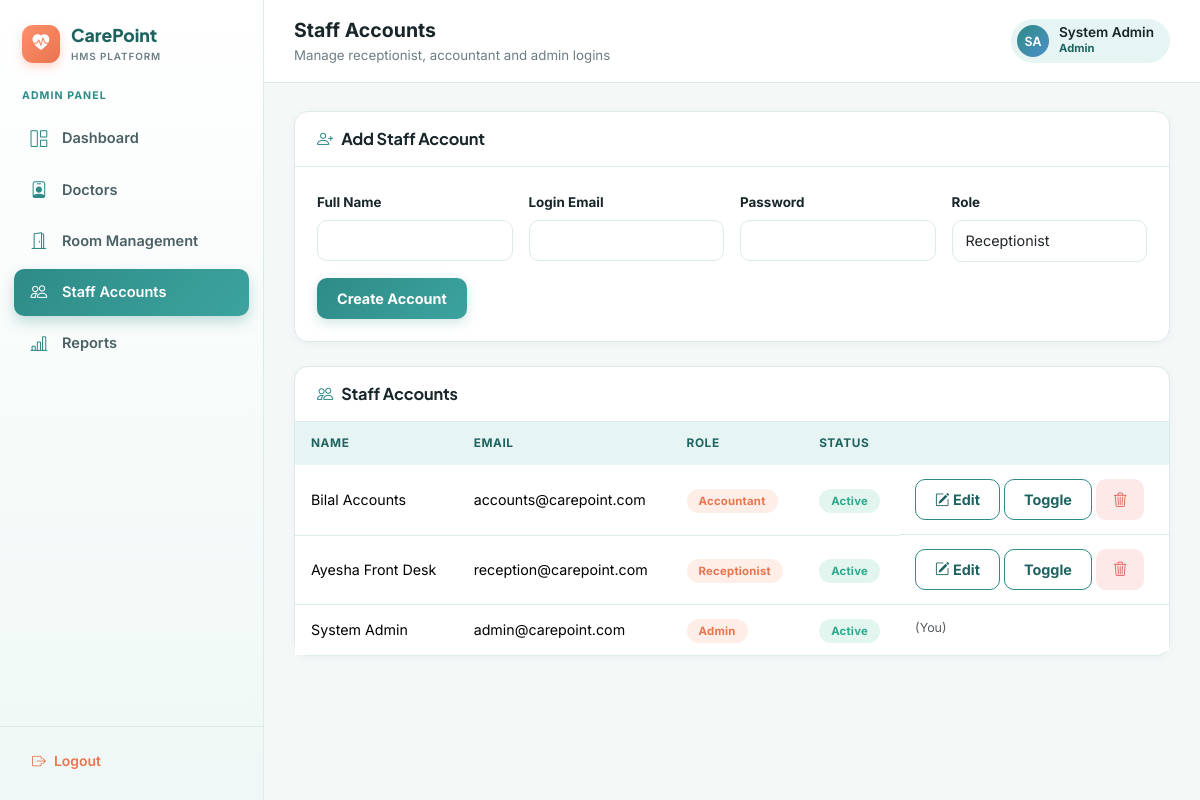
The page /admin/users.php (signed in) on the database its author committed.
### tables this page shows
CREATE TABLE users (
    id INT AUTO_INCREMENT PRIMARY KEY,
    name VARCHAR(100) NOT NULL,
    email VARCHAR(120) NOT NULL UNIQUE,
    password VARCHAR(255) NOT NULL,
    role ENUM('admin','doctor','receptionist','accountant') NOT NULL,
    status ENUM('active','inactive') DEFAULT 'active',
    created_at TIMESTAMP DEFAULT CURRENT_TIMESTAMP
);

### includes/auth.php (called while the page is built, shortened)
<?php
function e(?string $value): string {
    return htmlspecialchars($value ?? '', ENT_QUOTES, 'UTF-8');
}

### admin/users.php (the view, shortened to what this page needs)
<?php
require_once __DIR__ . '/../includes/auth.php';
$editUser = null;
$staff = $pdo->query("SELECT * FROM users WHERE role != 'doctor' ORDER BY id DESC")->fetchAll();
require __DIR__ . '/../includes/header.php';
?>
<div class="panel mb-4">
  <div class="panel-header">
    <h5><i class="bi bi-<?= $editUser ? 'pencil-square' : 'person-plus' ?> me-2"></i><?= $editUser ? 'Edit Staff Account — ' . e($editUser['name']) : 'Add Staff Account' ?></h5>
  </div>
  <div class="panel-body">
    <form method="POST">
      <div class="row g-3">
        <div class="col-md-3">
          <label class="form-label">Full Name</label>
          <input type="text" name="name" class="form-control" value="<?= e($editUser['name'] ?? '') ?>" required>
        </div>
        <div class="col-md-3">
          <label class="form-label">Login Email</label>
          <input type="email" name="email" class="form-control" value="<?= e($editUser['email'] ?? '') ?>" required>
        </div>
        <div class="col-md-3">
          <label class="form-label">
            <?= $editUser ? 'New Password' : 'Password' ?>
          </label>
          <input type="password" name="password" class="form-control" <?= $editUser ? '' : 'required' ?>>
        </div>
        <div class="col-md-3">
          <label class="form-label">Role</label>
          <select name="role" class="form-select" required>
            <?php foreach (['receptionist' => 'Receptionist', 'accountant' => 'Accountant', 'admin' => 'Admin'] as $val => $label): ?>
              <option value="<?= $val ?>" <?= ($editUser['role'] ?? '') === $val ? 'selected' : '' ?>><?= $label ?></option>
            <?php endforeach; ?>
          </select>
        </div>
      </div>
      <button type="submit" name="save_user" class="btn btn-hms mt-3"><?= $editUser ? 'Update Account' : 'Create Account' ?></button>
    </form>
  </div>
</div>
<div class="panel">
  <div class="panel-header"><h5><i class="bi bi-people me-2"></i>Staff Accounts</h5></div>
  <div class="panel-body p-0">
    <div class="table-responsive">
      <table class="table table-hms mb-0">
        <thead><tr><th>Name</th><th>Email</th><th>Role</th><th>Status</th><th></th></tr></thead>
        <tbody>
          <?php foreach ($staff as $s): ?>
          <tr class="<?= (int)($editUser['id'] ?? 0) === (int)$s['id'] ? 'table-active' : '' ?>">
            <td><?= e($s['name']) ?></td>
            <td><?= e($s['email']) ?></td>
            <td><span class="badge-soft scheduled"><?= e(ucfirst($s['role'])) ?></span></td>
            <td><span class="badge-soft <?= $s['status'] === 'active' ? 'active' : 'cancelled' ?>"><?= e(ucfirst($s['status'])) ?></span></td>
            <td class="d-flex gap-1">
              <?php if ((int)$s['id'] !== (int)$_SESSION['user_id']): ?>
                <a href="?edit=<?= $s['id'] ?>" class="btn btn-outline-hms btn-sm"><i class="bi bi-pencil-square"></i> Edit</a>
                <a href="?toggle=<?= $s['id'] ?>" class="btn btn-outline-hms btn-sm">Toggle</a>
                <a href="?delete=<?= $s['id'] ?>" class="btn btn-danger-soft btn-sm" onclick="return confirm('Delete this staff account?');"><i class="bi bi-trash3"></i></a>
              <?php else: ?>
                <span class="text-muted" style="font-size:0.78rem;">(You)</span>
              <?php endif; ?>
            </td>
          </tr>
          <?php endforeach; ?>
        </tbody>
      </table>
    </div>
  </div>
</div>
<?php require __DIR__ . '/../includes/footer.php'; ?>

### assets/css/style.css (style rules this page uses)
:root { --primary: #2E8B87; --primary-dark: #1F6360; --primary-soft: #E6F5F3; --sky: #4D8FC9; --sky-soft: #E8F1FA; --accent: #FF8F6B; --accent-dark: #E8754F; --accent-soft: #FFEEE7; --bg: #F4F9F8; --surface: #FFFFFF; --text-dark: #18262A; --text-muted: #6C7E83; --border: #DEEAE8; --success: #2FA88B; --success-soft: #E2F6EF; --warning: #E2A23B; --warning-soft: #FCF1DE; --danger: #E0615A; --danger-soft: #FCE9E8; --radius: 14px; --radius-sm: 10px; --shadow: 0 4px 18px rgba(31, 99, 96, 0.07); --shadow-sm: 0 2px 8px rgba(31, 99, 96, 0.06); }
* { box-sizing: border-box; }
body { font-family: 'Inter', -apple-system, BlinkMacSystemFont, 'Segoe UI', sans-serif; background: var(--bg); color: var(--text-dark); margin: 0; }
h1, h2, h3, h4, h5, .brand-font { font-family: 'Plus Jakarta Sans', 'Inter', sans-serif; font-weight: 700; color: var(--text-dark); letter-spacing: -0.01em; }
a { text-decoration: none; }
.panel { background: var(--surface); border-radius: var(--radius); border: 1px solid var(--border); box-shadow: var(--shadow-sm); }
.panel-header { padding: 17px 22px; border-bottom: 1px solid var(--border); display: flex; align-items: center; justify-content: space-between; }
.panel-header h5 { margin: 0; font-size: 1.02rem; display: flex; align-items: center; }
.panel-header h5 i { color: var(--primary); }
.panel-body { padding: 22px; }
.table-hms thead th { background: var(--primary-soft); color: var(--primary-dark); font-size: 0.74rem; text-transform: uppercase; letter-spacing: 0.05em; font-weight: 700; border-bottom: none; padding: 13px 16px; }
.table-hms thead tr:first-child th:first-child { border-top-left-radius: 0; }
.table-hms tbody td { padding: 14px 16px; font-size: 0.89rem; vertical-align: middle; border-bottom: 1px solid var(--border); }
.table-hms tbody tr:last-child td { border-bottom: none; }
.badge-soft { padding: 5px 12px; border-radius: 20px; font-size: 0.71rem; font-weight: 700; letter-spacing: 0.02em; }
.badge-soft.available, .badge-soft.paid, .badge-soft.active, .badge-soft.completed { background: var(--success-soft); color: var(--success); }
.badge-soft.occupied, .badge-soft.admitted, .badge-soft.scheduled { background: var(--accent-soft); color: var(--accent-dark); }
.form-label { font-size: 0.84rem; font-weight: 700; color: var(--text-dark); }
.form-control, .form-select { border: 1px solid var(--border); border-radius: var(--radius-sm); padding: 9px 13px; font-size: 0.9rem; background: #fff; }
.btn-hms { background: linear-gradient(135deg, var(--primary), #3CA39E); border: none; color: #fff; padding: 10px 20px; border-radius: var(--radius-sm); font-weight: 700; font-size: 0.9rem; transition: filter 0.15s ease, box-shadow 0.15s ease; box-shadow: 0 4px 12px rgba(46, 139, 135, 0.22); }
.btn-outline-hms { background: transparent; border: 1.5px solid var(--primary); color: var(--primary-dark); padding: 8.5px 19px; border-radius: var(--radius-sm); font-weight: 700; font-size: 0.9rem; }
.btn-danger-soft { background: var(--danger-soft); border: 1.5px solid transparent; color: var(--danger); padding: 8.5px 16px; border-radius: var(--radius-sm); font-weight: 700; font-size: 0.9rem; }

### rows shown on the page
users: name "Bilal Accounts", email "accounts@carepoint.com", role "Accountant", status "Active"
users: name "Ayesha Front Desk", email "reception@carepoint.com", role "Receptionist", status "Active"
users: name "System Admin", email "admin@carepoint.com", role "Admin", status "Active", shows "(You)"

### other values the page prints
$page_title "Staff Accounts"
$page_sub "Manage receptionist, accountant and admin logins"
initials($user_name) "SA"
$user_name "System Admin"
$role "Admin"
form field role "Receptionist"
